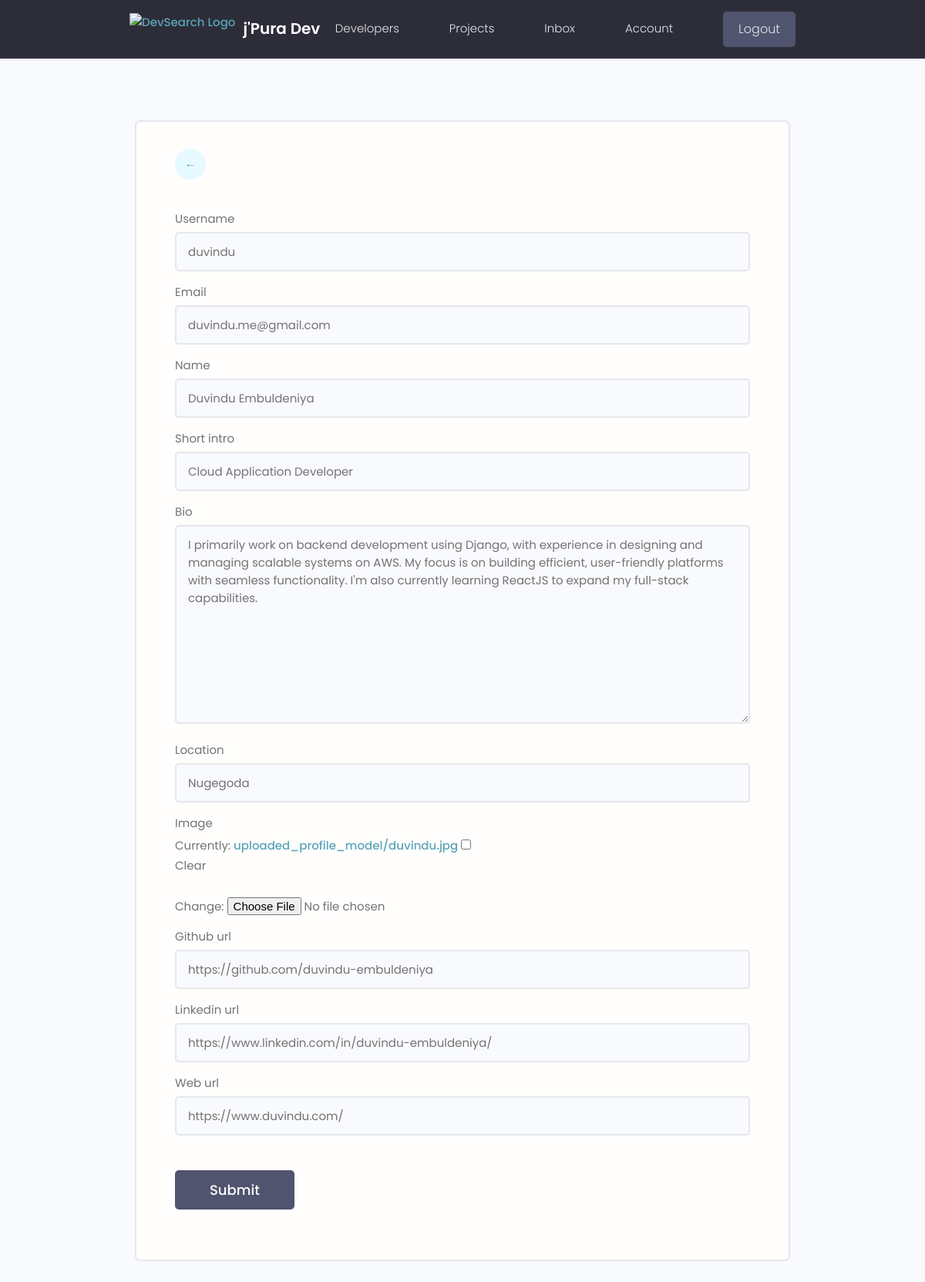
Page /account-update/duvindu/ (signed in) on the committed database.
### home/models.py (models this page shows, shortened)
class Profile(models.Model):
    user = models.OneToOneField(User, on_delete=models.CASCADE)
    name = models.CharField(max_length=30, null=True)
    short_intro = models.CharField(max_length=30, null=True)
    bio = models.TextField(null=True)
    location = models.CharField(max_length=200, null=True)
    image = models.ImageField(upload_to='uploaded_profile_model/', blank=True, null=True)
    github_url = models.CharField(max_length=200, blank=True, null=True)
    linkedin_url = models.CharField(max_length=200, blank=True, null=True)
    web_url = models.CharField(max_length=200, blank=True, null=True)
    created = models.DateTimeField(auto_now_add=True)

### home/views.py (the view, shortened to what this page needs)
# urls.py: path('account-update/<str:username>/', my_account_update, name = 'my-account-update'),
@login_required
def my_account_update(request,username):
    current_user = User.objects.get(username = username)
    if request.user != current_user:
        return HttpResponse('<h1>043 Forbidden!</h1>')
    u_form = UserUpdateForm(instance=current_user)
    p_form = ProfileUpdateForm(instance=current_user.profile)
    context = {'current_user':current_user, 'u_form':u_form, 'p_form':p_form}
    return render(request, 'home/account_update.html', context)

### home/forms.py (shortened to what this page needs)
class UserUpdateForm(forms.ModelForm):
    email = forms.EmailField(required=True)
    class Meta:
        model = User
        fields = ['username', 'email']
    def __init__(self, *args, **kwargs):
        super(UserUpdateForm, self).__init__(*args,**kwargs)
        for name,field in self.fields.items():
            field.widget.attrs.update({'class':'input'})

class ProfileUpdateForm(forms.ModelForm):
    class Meta:
        model = Profile
        fields = '__all__'
        exclude = ['user']
    def __init__(self, *args, **kwargs):
        super(ProfileUpdateForm, self).__init__(*args, **kwargs)
        self.fields['bio'].widget.attrs.update({'placeholder': 'Only the first 150 characters will be visible in home page!'})
        for name,field in self.fields.items():
            field.widget.attrs.update({'class':'input'})

### home/templates/home/account_update.html (shortened to what this page needs)
{% extends 'base.html' %}
{% block content %}
    <main class="formPage my-xl">
        <div class="content-box">
            <div class="formWrapper">
                <a class="backButton" href="{% url 'my-account' current_user.username %}">&#8592;</a>
                <br>
                <form class="form" method="POST" enctype="multipart/form-data">
                    {% for field in u_form %}
                        <div class="form__field">
                            <label for="formInput#text">{{field.label}}</label>
                            {{field}}
                        </div>
                    {% endfor %}
                    {% for field in p_form %}
                        <div class="form__field">
                            <label for="formInput#text">{{field.label}}</label>
                            {{field}}
                        </div>
                    {% endfor %}
                    <input class="btn btn--sub btn--lg  my-md" type="submit" value="Submit" />
                </form>
            </div>
        </div>
    </main>
{% endblock content %}

### static/styles/app.css (style rules this page uses)
:root { --color-sub: #2d2d39; }
.btn--sub { background-color: var(--color-sub-light); }
.content-box { width: 95%; max-width: 85rem; margin: 0 auto; }
.backButton { background: var(--color-main-light); color: var(--color-main); width: 4rem; height: 4rem; display: flex; align-items: center; justify-content: center; border-radius: 50%; }
.formPage .formWrapper { list-style: none; background: var(--color-white); padding: 3.5rem 5rem; border: 2px solid var(--color-light); border-radius: 0.7rem; }

### static/uikit/styles/modules/_variables.css (style rules this page uses)
:root { --color-main: #5aa5b9; --color-main-light: #e6faff; --color-sub: #3f4156; --color-sub-light: #51546e; --color-sub-lighter: #ededfd; --color-text: #737373; --color-gray: #8b8b8b; --color-light: #e5e7eb; --color-light-gray: #767676; --color-bg: #f8fafd; --color-white: #fffefd; --color-white-light: #f3f3f3; --color-success: #359e64; --color-success-bg: #def8e8; --color-error: #fc4b0b; --color-error-bg: #fff2ee; --font-base: 'Poppins', arial, helvetica, 'Segoe UI', roboto, ubuntu, sans-serif; --font-monospace: 'Fira Code', 'Courier New', courier, monospace; --font-regular: 300; --font-medium: 500; --font-bold: 700; --generic-shadow: 1px 1px 5px #00000010; --generic-transition: all 0.3s ease-in-out; }

### static/uikit/styles/modules/_base.css (style rules this page uses)
* { margin: 0; padding: 0; box-sizing: border-box; text-rendering: optimizeLegibility; color: inherit; font-size: inherit; }
html { font-size: 50%; }
@media only screen and (min-width: 480px) { html { font-size: 56.25%; } }
@media only screen and (min-width: 1200px) { html { font-size: 62.5%; } }
body { line-height: 1.6; font-weight: 400; font-size: 1.5rem; color: var(--color-text); background-color: var(--color-bg); min-height: 100vh; }

### static/uikit/styles/modules/_typography.css (style rules this page uses)
* { font-family: var(--font-base); }
a { padding-bottom: 2px; text-decoration: none; display: inline-block; color: var(--color-main); font-weight: var(--font-medium); }

### static/uikit/styles/modules/_utilities.css (style rules this page uses)
.my-md { margin: 3rem auto; }
.my-xl { margin: 8rem auto; }

### static/uikit/styles/modules/_button.css (style rules this page uses)
.btn { display: inline-block; position: relative; cursor: pointer; background-color: var(--color-light); font-weight: var(--font-medium); color: var(--color-sub); text-decoration: none; padding: 1rem 2rem; border-radius: 0.5rem; border: none; width: -webkit-fit-content; width: -moz-fit-content; width: fit-content; height: -webkit-fit-content; height: -moz-fit-content; height: fit-content; font-size: 1.6rem; outline-width: 0; outline-color: transparent; -webkit-backface-visibility: hidden; backface-visibility: hidden; transition: all 0.3s ease-in-out; }
.btn--sub { background-color: var(--color-sub); color: var(--color-white); }
.btn--lg { font-size: 1.8rem; padding: 1.2rem 4.5rem; }

### static/uikit/styles/modules/_form.css (style rules this page uses)
.form { display: block; }
.form__field { margin-top: 1.5rem; margin-bottom: 1.5rem; }
.form__label, .form__field > label { display: block; margin-bottom: 0.5rem; color: var(--color-text); }
input.input[type='text'], input.input[type='email'], input.input[type='password'], input.input[type='number'], textarea.input { min-width: 24rem; width: 100%; padding: 1.2rem 1.5rem; border-radius: 0.5rem; border: 2px solid var(--color-light); transition: all 0.3s ease-in-out; background-color: var(--color-bg); }

### rows in the picture
Profile: p_form "Duvindu Embuldeniya" "Cloud Application Developer" "I primarily work on backend development using Django, with experience in designing and managing scalable systems on AWS. My focus is on building efficient, user-friendly platforms with seamless functionality. I'm also currently learning ReactJS to expand my full-stack capabilities." "Nugegoda" "https://github.com/duvindu-embuldeniya" "https://www.linkedin.com/in/duvindu-embuldeniya/" "https://www.duvindu.com/"

### other values in the picture
{{ field.label }} "Username" "Email"
{{ field.label }} "Name" "Short intro" "Bio" "Location" "Image" "Github url" "Linkedin url" "Web url"
